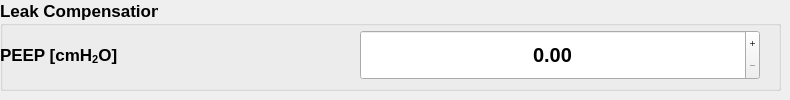
      <widget class="QWidget" name="tab">
       <attribute name="title">
        <string>General</string>
       </attribute>
       <widget class="QGroupBox" name="groupBox_4">
        <property name="geometry">
         <rect>
          <x>0</x>
          <y>0</y>
          <width>781</width>
          <height>91</height>
         </rect>
        </property>
        <property name="font">
         <font>
          <pointsize>13</pointsize>
          <weight>75</weight>
          <bold>true</bold>
         </font>
        </property>
        <property name="title">
         <string>Leak Compensation</string>
        </property>
        <widget class="QLabel" name="label_17">
         <property name="geometry">
          <rect>
           <x>0</x>
           <y>30</y>
           <width>340</width>
           <height>50</height>
          </rect>
         </property>
         <property name="font">
          <font>
           <family>Cantarell</family>
           <pointsize>13</pointsize>
           <weight>75</weight>
           <bold>true</bold>
          </font>
         </property>
         <property name="text">
          <string>&lt;html&gt;&lt;head/&gt;&lt;body&gt;&lt;p&gt;PEEP [cmH&lt;span style=&quot; vertical-align:sub;&quot;&gt;2&lt;/span&gt;O]&lt;/p&gt;&lt;/body&gt;&lt;/html&gt;</string>
         </property>
        </widget>
        <widget class="QDoubleSpinBox" name="spinBox_leak_compensation">
         <property name="geometry">
          <rect>
           <x>360</x>
           <y>30</y>
           <width>400</width>
           <height>50</height>
          </rect>
         </property>
         <property name="font">
          <font>
           <pointsize>15</pointsize>
          </font>
         </property>
         <property name="styleSheet">
          <string notr="true"/>
         </property>
         <property name="alignment">
          <set>Qt::AlignCenter</set>
         </property>
         <property name="buttonSymbols">
          <enum>QAbstractSpinBox::PlusMinus</enum>
         </property>
        </widget>
        <widget class="QPushButton" name="fake_btn_leak_compensation">
         <property name="geometry">
          <rect>
           <x>440</x>
           <y>30</y>
           <width>240</width>
           <height>50</height>
          </rect>
         </property>
         <property name="palette">
          <palette>
           <active>
            <colorrole role="Button">
             <brush brushstyle="SolidPattern">
              <color alpha="0">
               <red>0</red>
               <green>0</green>
               <blue>0</blue>
              </color>
             </brush>
            </colorrole>
            <colorrole role="Base">
             <brush brushstyle="SolidPattern">
              <color alpha="0">
               <red>0</red>
               <green>0</green>
               <blue>0</blue>
              </color>
             </brush>
            </colorrole>
            <colorrole role="Window">
             <brush brushstyle="SolidPattern">
              <color alpha="0">
               <red>0</red>
               <green>0</green>
               <blue>0</blue>
              </color>
             </brush>
            </colorrole>
           </active>
           <inactive>
            <colorrole role="Button">
             <brush brushstyle="SolidPattern">
              <color alpha="0">
               <red>0</red>
               <green>0</green>
               <blue>0</blue>
              </color>
             </brush>
            </colorrole>
            <colorrole role="Base">
             <brush brushstyle="SolidPattern">
              <color alpha="0">
               <red>0</red>
               <green>0</green>
               <blue>0</blue>
              </color>
             </brush>
            </colorrole>
            <colorrole role="Window">
             <brush brushstyle="SolidPattern">
              <color alpha="0">
               <red>0</red>
               <green>0</green>
               <blue>0</blue>
              </color>
             </brush>
            </colorrole>
           </inactive>
           <disabled>
            <colorrole role="Button">
             <brush brushstyle="SolidPattern">
              <color alpha="0">
               <red>0</red>
               <green>0</green>
               <blue>0</blue>
              </color>
             </brush>
            </colorrole>
            <colorrole role="Base">
             <brush brushstyle="SolidPattern">
              <color alpha="0">
               <red>0</red>
               <green>0</green>
               <blue>0</blue>
              </color>
             </brush>
            </colorrole>
            <colorrole role="Window">
             <brush brushstyle="SolidPattern">
              <color alpha="0">
               <red>0</red>
               <green>0</green>
               <blue>0</blue>
              </color>
             </brush>
            </colorrole>
           </disabled>
          </palette>
         </property>
         <property name="font">
          <font>
           <underline>false</underline>
          </font>
         </property>
         <property name="styleSheet">
          <string notr="true">QPushButton {
	background-color: rgba(0, 0, 0, 0);
     border-style: outset;
}</string>
         </property>
         <property name="text">
          <string/>
         </property>
        </widget>
       </widget>
      </widget>
